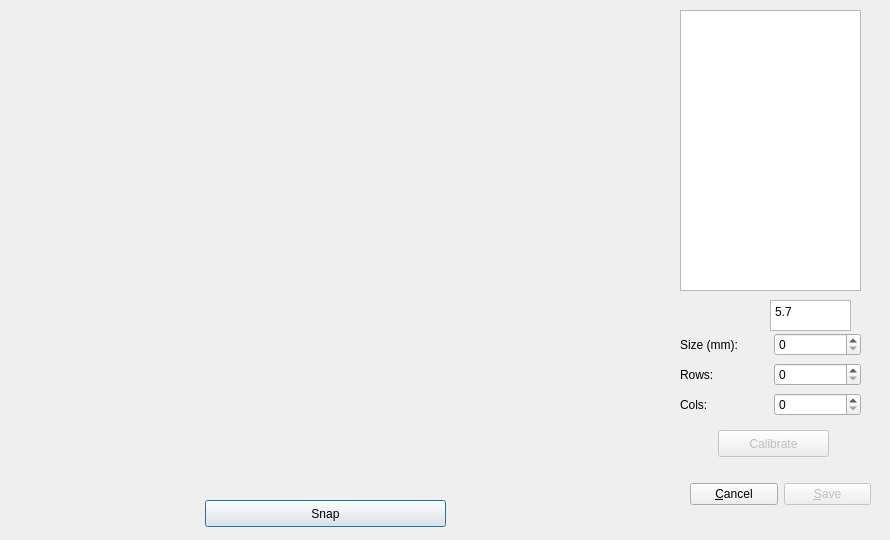
<?xml version="1.0" encoding="UTF-8"?>
<ui version="4.0">
 <class>SLCalibrationDialog</class>
 <widget class="QDialog" name="SLCalibrationDialog">
  <property name="geometry">
   <rect>
    <x>0</x>
    <y>0</y>
    <width>890</width>
    <height>540</height>
   </rect>
  </property>
  <property name="sizePolicy">
   <sizepolicy hsizetype="Fixed" vsizetype="Fixed">
    <horstretch>0</horstretch>
    <verstretch>0</verstretch>
   </sizepolicy>
  </property>
  <property name="minimumSize">
   <size>
    <width>890</width>
    <height>540</height>
   </size>
  </property>
  <property name="maximumSize">
   <size>
    <width>890</width>
    <height>540</height>
   </size>
  </property>
  <property name="windowTitle">
   <string>SL Calibration</string>
  </property>
  <property name="sizeGripEnabled">
   <bool>false</bool>
  </property>
  <widget class="SLVideoWidget" name="videoWidget" native="true">
   <property name="enabled">
    <bool>true</bool>
   </property>
   <property name="geometry">
    <rect>
     <x>10</x>
     <y>10</y>
     <width>651</width>
     <height>471</height>
    </rect>
   </property>
  </widget>
  <widget class="QPushButton" name="snapButton">
   <property name="geometry">
    <rect>
     <x>205</x>
     <y>500</y>
     <width>241</width>
     <height>27</height>
    </rect>
   </property>
   <property name="text">
    <string>Snap</string>
   </property>
  </widget>
  <widget class="QListWidget" name="listWidget">
   <property name="geometry">
    <rect>
     <x>680</x>
     <y>10</y>
     <width>181</width>
     <height>281</height>
    </rect>
   </property>
  </widget>
  <widget class="QPushButton" name="calibrateButton">
   <property name="enabled">
    <bool>false</bool>
   </property>
   <property name="geometry">
    <rect>
     <x>718</x>
     <y>430</y>
     <width>111</width>
     <height>27</height>
    </rect>
   </property>
   <property name="text">
    <string>Calibrate</string>
   </property>
  </widget>
  <widget class="QWidget" name="layoutWidget">
   <property name="geometry">
    <rect>
     <x>680</x>
     <y>330</y>
     <width>181</width>
     <height>29</height>
    </rect>
   </property>
   <layout class="QHBoxLayout" name="horizontalLayout">
    <item>
     <widget class="QLabel" name="label">
      <property name="text">
       <string>Size (mm):</string>
      </property>
     </widget>
    </item>
    <item>
     <widget class="QSpinBox" name="checkerSizeBox">
      <property name="singleStep">
       <number>1</number>
      </property>
     </widget>
    </item>
   </layout>
  </widget>
  <widget class="QWidget" name="layoutWidget">
   <property name="geometry">
    <rect>
     <x>680</x>
     <y>360</y>
     <width>181</width>
     <height>29</height>
    </rect>
   </property>
   <layout class="QHBoxLayout" name="horizontalLayout_2">
    <item>
     <widget class="QLabel" name="label_3">
      <property name="text">
       <string>Rows:</string>
      </property>
     </widget>
    </item>
    <item>
     <widget class="QSpinBox" name="checkerRowsBox"/>
    </item>
   </layout>
  </widget>
  <widget class="QWidget" name="layoutWidget">
   <property name="geometry">
    <rect>
     <x>680</x>
     <y>390</y>
     <width>181</width>
     <height>29</height>
    </rect>
   </property>
   <layout class="QHBoxLayout" name="horizontalLayout_3">
    <item>
     <widget class="QLabel" name="label_4">
      <property name="text">
       <string>Cols:</string>
      </property>
     </widget>
    </item>
    <item>
     <widget class="QSpinBox" name="checkerColsBox"/>
    </item>
   </layout>
  </widget>
  <widget class="QWidget" name="layoutWidget">
   <property name="geometry">
    <rect>
     <x>690</x>
     <y>480</y>
     <width>181</width>
     <height>29</height>
    </rect>
   </property>
   <layout class="QHBoxLayout" name="horizontalLayout_4">
    <item>
     <widget class="QPushButton" name="cancelButton">
      <property name="text">
       <string>&amp;Cancel</string>
      </property>
     </widget>
    </item>
    <item>
     <widget class="QPushButton" name="saveButton">
      <property name="enabled">
       <bool>false</bool>
      </property>
      <property name="text">
       <string>&amp;Save</string>
      </property>
     </widget>
    </item>
   </layout>
  </widget>
  <widget class="QPlainTextEdit" name="txtCheckSize">
   <property name="geometry">
    <rect>
     <x>770</x>
     <y>300</y>
     <width>81</width>
     <height>31</height>
    </rect>
   </property>
   <property name="plainText">
    <string>5.7</string>
   </property>
  </widget>
 </widget>
 <customwidgets>
  <customwidget>
   <class>SLVideoWidget</class>
   <extends>QWidget</extends>
   <header>SLVideoWidget.h</header>
   <container>1</container>
  </customwidget>
 </customwidgets>
 <resources/>
 <connections>
  <connection>
   <sender>cancelButton</sender>
   <signal>clicked()</signal>
   <receiver>SLCalibrationDialog</receiver>
   <slot>close()</slot>
   <hints>
    <hint type="sourcelabel">
     <x>703</x>
     <y>498</y>
    </hint>
    <hint type="destinationlabel">
     <x>628</x>
     <y>510</y>
    </hint>
   </hints>
  </connection>
 </connections>
</ui>
